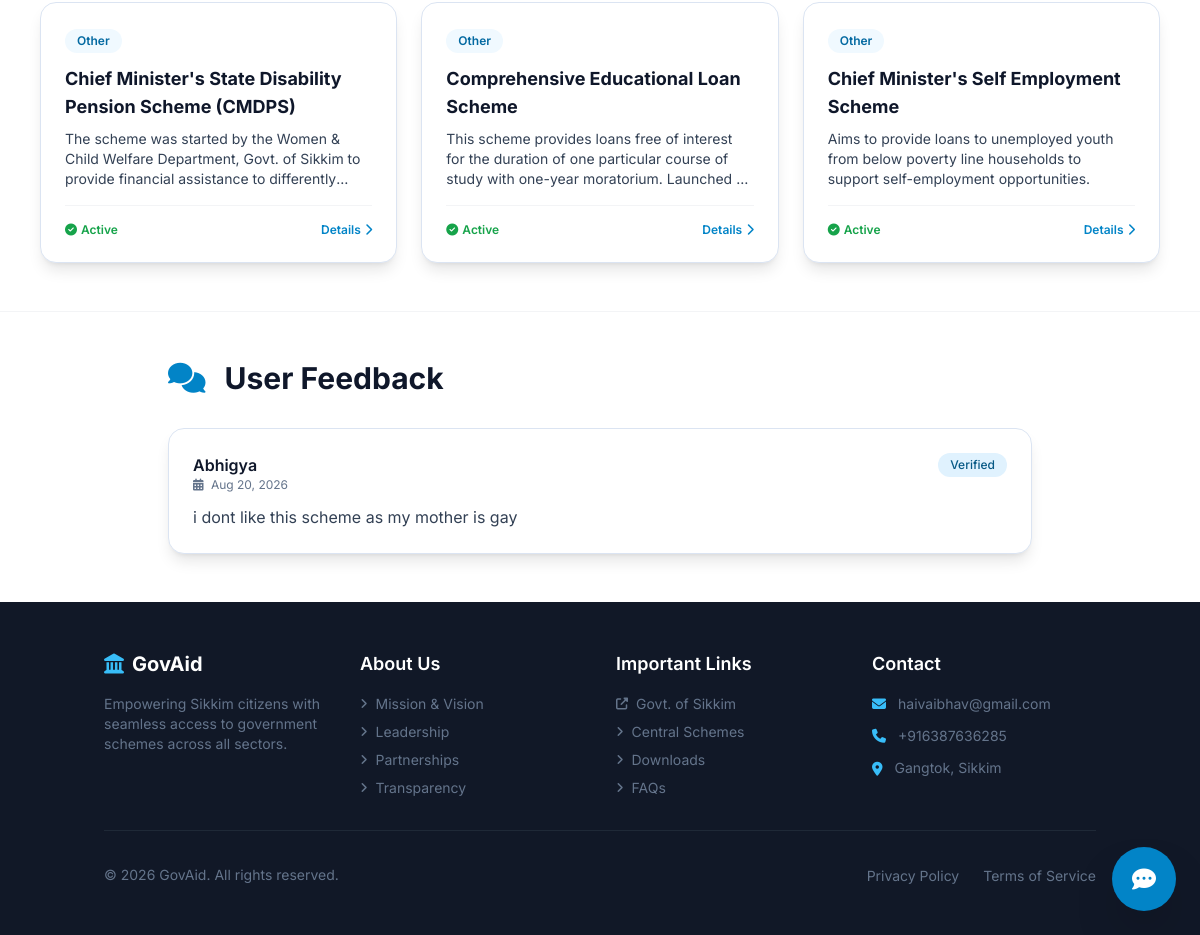
/scheme/chief-ministers-free-scholarship-scheme-cmfss/ (lower part), run on an earlier commit of the app's database.
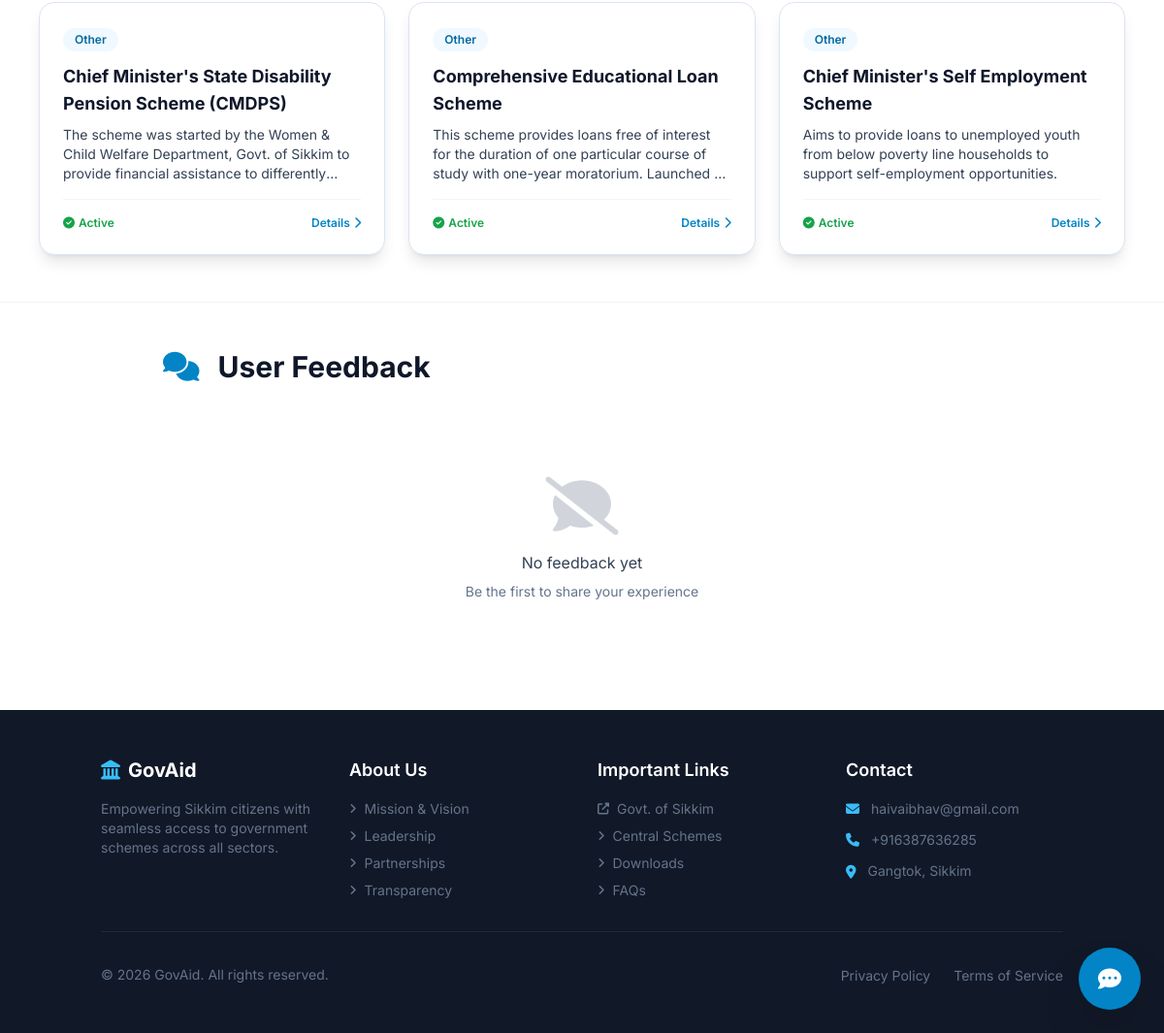
And on a later commit of the database.
### schemesapp/models.py (models this page shows, shortened)
class Scheme(models.Model):
    CATEGORY_CHOICES = [
        ('education', 'Education'),
        ('health', 'Health'),
        ('agriculture', 'Agriculture'),
        ('business', 'Business'),
        ('social', 'Social Welfare'),
        ('employment', 'Employment'),
        ('infrastructure', 'Infrastructure'),
        ('sports', 'Sports'),
        ('women', 'Women Empowerment'),
        ('other', 'Other'),
    ]
    name = models.CharField(max_length=255)
    slug = models.SlugField(max_length=300, unique=True, blank=True)
    objective = models.TextField()
    benefits = models.TextField()
    agency = models.CharField(max_length=255)
    full_description = models.TextField(blank=True, null=True)
    category = models.CharField(max_length=50, choices=CATEGORY_CHOICES, default='other')
    website = models.URLField(blank=True, null=True)
    contact_email = models.EmailField(blank=True, null=True)
    contact_phone = models.CharField(max_length=20, blank=True, null=True)
    application_deadline = models.DateField(blank=True, null=True)
    created_at = models.DateTimeField(auto_now_add=True, null=True, blank=True)
    updated_at = models.DateTimeField(auto_now=True, null=True, blank=True)
    GENDER_CHOICES = [
    ('M' ,'Male'),
    ('F' ,'Female'),
    ('T', "Transgender")
    ]
    MARITIAL_CHOICES = [
    ('MARRIED' ,'Married'),
    ('NOT MARRIED' ,'Never Married'),
    ('WIDOWED', "Widowed"),
    ('DIVORCEE', "Divorcee")
    ]
    CASTE_CHOICES = [
    ('G' ,'General'),
    ('OBC' ,'Other Backward Caste(OBC)'),
    ('PVTG', "Particularly Vulnarable Tribal Group"),
    ('SC', "Scheduled Class"),
    ('ST', "Scheduled Tribe")
    ]
    gender= models.CharField(max_length=50, choices=GENDER_CHOICES, blank=True, null=True)
    min_age = models.IntegerField(blank=True, null=True)
    max_age = models.IntegerField(blank=True, null=True)
    maritial_status = models.CharField(max_length=50, choices=MARITIAL_CHOICES, blank=True, null=True)
    location = models.CharField(max_length=100, choices=[('rural', "Rural"),('urban', "Urban")], blank=True, null=True)
    caste = models.CharField(max_length=100, choices=CASTE_CHOICES, blank=True, null=True)
    disability = models.BooleanField(blank=True, null=True, default=None)
    minority = models.BooleanField(blank=True, null=True, default=None)
    below_poverty_line = models.BooleanField(blank=True, null=True, default=None)
    max_income = models.PositiveIntegerField(blank=True, null=True, default=None)

class Feedback(models.Model):
    user = models.ForeignKey(User, on_delete=models.CASCADE, null=True, blank=True)
    scheme = models.ForeignKey(Scheme, on_delete=models.CASCADE, null=True, blank=True)
    reply = models.TextField(blank=True, null=True)
    message = models.TextField()
    submitted_at = models.DateTimeField(auto_now_add=True)

### schemesapp/views.py (the view)
# urls.py: path('scheme/<slug:slug>/', views.scheme_detail_slug, name='scheme_detail_slug'),
def scheme_detail_slug(request, slug):
    scheme = get_object_or_404(Scheme, slug=slug)
    feedbacks = Feedback.objects.filter(scheme=scheme).order_by('-submitted_at')
    if request.method == 'POST':
        form = FeedbackForm(request.POST)
        if form.is_valid():
            feedback = form.save(commit=False)
            feedback.scheme = scheme
            feedback.user = request.user
            feedback.save()
            return redirect('scheme_detail_slug', slug=slug)
    else:
        form = FeedbackForm()
    related_schemes = Scheme.objects.filter(category=scheme.category).exclude(id=scheme.id).order_by('-updated_at')[:3]
    if not related_schemes.exists():
        related_schemes = Scheme.objects.exclude(id=scheme.id).order_by('-updated_at')[:3]
    clean_base = request.build_absolute_uri('/')[:-1]
    breadcrumbs = [
        {'name': 'Home', 'url': f"{clean_base}/"},
        {'name': 'All Schemes', 'url': f"{clean_base}/schemes/"},
        {'name': scheme.name, 'url': f"{clean_base}/scheme/{scheme.slug}/"},
    ]
    context = {
        'scheme': scheme,
        'feedbacks': feedbacks,
        'form': form,
        'breadcrumbs': breadcrumbs,
        'related_schemes': related_schemes,
    }
    return render(request, 'schemesapp/scheme_detail.html', context)

### schemesapp/context_processors.py (called while the page is built, shortened)
def global_user_context(request):
    if not request.user.is_authenticated:
        return {
            'notifications': [],
            'unread_notifications_count': 0,
            'user_applications_count': 0,
            'user_is_employee': False,
        }

### schemesapp/templatetags/group_filters.py (called while the page is built)
@register.filter(name='has_group')
def has_group(user, group_name):
    return user.groups.filter(name=group_name).exists()

### schemesapp/templates/schemesapp/scheme_detail.html (shortened to what this page needs)
{% extends "base.html" %}
{% load static %}
{% block content %}
{% if related_schemes %}
<section class="py-12 bg-white dark:bg-gray-800/60 border-t border-b border-gray-100 dark:border-gray-800">
  <div class="container mx-auto px-4 max-w-6xl">
    <div class="grid grid-cols-1 md:grid-cols-3 gap-6">
      {% for rel in related_schemes %}
      <div class="card p-6 hover:shadow-xl transition-all duration-300 flex flex-col justify-between group">
        <div>
          <span class="inline-block px-3 py-1 rounded-full text-xs font-semibold bg-primary-50 text-primary-700 dark:bg-primary-900/40 dark:text-primary-300 mb-3">
            {{ rel.get_category_display }}
          </span>
          <h3 class="text-lg font-bold text-gray-900 dark:text-white group-hover:text-primary-600 dark:group-hover:text-primary-400 transition-colors line-clamp-2 mb-2">
            <a href="{% url 'scheme_detail_slug' slug=rel.slug %}">
              {{ rel.name }}
            </a>
          </h3>
          <p class="text-sm text-gray-600 dark:text-gray-300 line-clamp-3 mb-4">
            {{ rel.objective }}
          </p>
        </div>
        <div class="pt-4 border-t border-gray-100 dark:border-gray-700/60 flex items-center justify-between">
          <span class="text-xs text-green-600 dark:text-green-400 font-semibold flex items-center gap-1">
            <i class="fas fa-circle-check text-xs"></i> Active
          </span>
          <a
            href="{% url 'scheme_detail_slug' slug=rel.slug %}"
            class="text-xs font-semibold text-primary-600 dark:text-primary-400 hover:text-primary-700 flex items-center gap-1"
            aria-label="View eligibility and details for {{ rel.name }}"
          >
            Details <i class="fas fa-chevron-right text-[10px]"></i>
          </a>
        </div>
      </div>
      {% endfor %}
    </div>
  </div>
</section>
{% endif %}
<section class="py-12 bg-white dark:bg-gray-800">
  <div class="container mx-auto px-4 max-w-4xl">
    <h2 class="text-3xl font-bold text-gray-900 dark:text-white mb-8">
      <i
        class="fas fa-comments text-primary-600 dark:text-primary-400 mr-3"
      ></i>
      User Feedback
    </h2>
    {% if feedbacks %}
    <div class="space-y-4">
      {% for feedback in feedbacks %}
      <div class="card p-6 border-l-4 border-primary-500">
        <div class="flex items-start justify-between mb-3">
          <div>
            <p class="font-semibold text-gray-900 dark:text-white">
              {{ feedback.user.username }}
            </p>
            <p class="text-xs text-gray-500 dark:text-gray-400">
              <i class="fas fa-calendar-alt mr-1"></i>
              {{ feedback.submitted_at|date:"M d, Y" }}
            </p>
          </div>
          <span class="badge badge-primary text-xs">Verified</span>
        </div>
        <p class="text-gray-700 dark:text-gray-300">{{ feedback.message }}</p>
      </div>
      {% endfor %}
    </div>
    {% else %}
    <div class="empty-state">
      <i
        class="fas fa-comment-slash text-6xl text-gray-300 dark:text-gray-600 mb-4"
      ></i>
      <p class="text-gray-600 dark:text-gray-400">No feedback yet</p>
      <p class="text-gray-500 dark:text-gray-500 text-sm mt-2">
        Be the first to share your experience
      </p>
    </div>
    {% endif %}
  </div>
</section>
{% endblock %}

What changed in the data, as far as the page shows it:
removed Feedback: user.username "Abhigya", submitted_at "Aug 20, 2026", message "i dont like this scheme as my mother is gay"
Also different on the page:
text now shown: "No feedback yet Be the first to share your experience"
